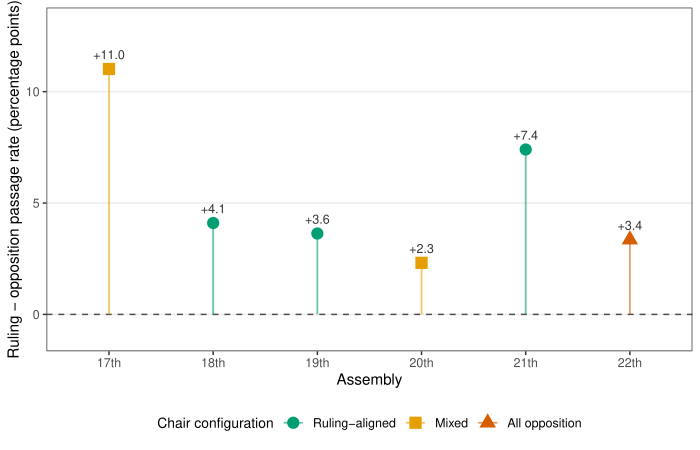

Reproduce this figure in R.
#!/usr/bin/env Rscript
# Figure 4: Ruling-Party Passage Advantage by Assembly and Chair Configuration
#
# Computed from KNA parquet data:
#   - master_bills_{17..22}.parquet: bill-level outcomes (passed 0/1)
#   - members_{17..22}.parquet: legislator party metadata
#
# For each member-sponsored bill, classify the chief sponsor's party as
# "ruling" or "opposition" based on who occupied the Blue House at the
# bill's proposal date (ppsl_dt). Compute per-assembly passage rates for
# ruling vs opposition bills, and the difference (ruling - opposition).
#
# Chair configuration is public knowledge about committee chair allocation
# in each assembly, not derivable from the parquet files. Encoded here
# exactly as described in the paper: 17th and 20th are "mixed"; 18th, 19th,
# 21st have chairs dominated by the ruling coalition; 22nd has all chairs
# held by the opposition (unprecedented configuration under Yoon).

suppressPackageStartupMessages({
  library(arrow)
  library(dplyr)
  library(ggplot2)
  library(tidyr)
})

data_dir <- "/Users/kyusik/Desktop/kyusik-github/kna/data/processed"
out_pdf  <- "/Users/kyusik/Desktop/kyusik-claude/kna-research-agents/articles/figures/2026-04-08_r11/fig_4.pdf"

# ---- Load bills and members -------------------------------------------------
assemblies <- 17:22

read_bills <- function(a) {
  f <- file.path(data_dir, sprintf("master_bills_%d.parquet", a))
  read_parquet(f, col_select = c("bill_id", "age", "ppsr_kind",
                                 "rst_mona_cd", "ppsl_dt", "passed"))
}
read_members <- function(a) {
  f <- file.path(data_dir, sprintf("members_%d.parquet", a))
  read_parquet(f, col_select = c("mona_cd", "age", "party"))
}

bills   <- bind_rows(lapply(assemblies, read_bills))
members <- bind_rows(lapply(assemblies, read_members))

# ---- Party-family classification -------------------------------------------
# Liberal/Democratic-camp party names observed in KNA members files
liberal_parties <- c(
  "열린우리당", "우리당", "민주당", "새천년민주당", "대통합민주신당",
  "통합민주당", "민주통합당", "새정치민주연합", "더불어민주당",
  "더불어시민당", "더불어민주연합", "열린민주당"
)
# Conservative-camp party names
conservative_parties <- c(
  "한나라당", "친박연대", "자유선진당", "국민중심당",
  "새누리당", "미래통합당", "미래한국당", "자유한국당",
  "국민의힘", "국민의미래", "바른미래당"
)

classify_camp <- function(p) {
  ifelse(p %in% liberal_parties, "liberal",
  ifelse(p %in% conservative_parties, "conservative", "other"))
}

members <- members %>% mutate(camp = classify_camp(party))

# ---- Determine ruling camp at each bill's proposal date ---------------------
# Blue House transitions:
#   - Roh (liberal) to 2008-02-25
#   - Lee (conservative) 2008-02-25 to 2013-02-25
#   - Park (conservative) 2013-02-25 to 2017-05-10
#   - Moon (liberal) 2017-05-10 to 2022-05-10
#   - Yoon (conservative) 2022-05-10 onward
ruling_camp_on <- function(d) {
  d <- as.Date(d)
  out <- rep(NA_character_, length(d))
  out[!is.na(d) & d <  as.Date("2008-02-25")] <- "liberal"
  out[!is.na(d) & d >= as.Date("2008-02-25") & d <  as.Date("2017-05-10")] <- "conservative"
  out[!is.na(d) & d >= as.Date("2017-05-10") & d <  as.Date("2022-05-10")] <- "liberal"
  out[!is.na(d) & d >= as.Date("2022-05-10")] <- "conservative"
  out
}

bills <- bills %>%
  mutate(ruling_camp = ruling_camp_on(ppsl_dt))

# ---- Keep only member-sponsored bills with a classifiable sponsor ----------
ml <- bills %>%
  filter(ppsr_kind == "의원", !is.na(rst_mona_cd), !is.na(ruling_camp)) %>%
  left_join(members %>% select(mona_cd, age, camp),
            by = c("rst_mona_cd" = "mona_cd", "age" = "age")) %>%
  filter(camp %in% c("liberal", "conservative")) %>%
  mutate(side = ifelse(camp == ruling_camp, "ruling", "opposition"))

# ---- Per-assembly passage rates --------------------------------------------
rates <- ml %>%
  group_by(age, side) %>%
  summarise(n = n(),
            pass = sum(passed == 1, na.rm = TRUE),
            .groups = "drop") %>%
  mutate(rate = pass / n)

gap_tbl <- rates %>%
  select(age, side, rate) %>%
  pivot_wider(names_from = side, values_from = rate) %>%
  mutate(advantage_pp = 100 * (ruling - opposition))

# ---- Chair configuration (public record, not in parquet) -------------------
chair_cfg <- tibble::tribble(
  ~age, ~chair_config,
  17L, "Mixed",
  18L, "Ruling-aligned",
  19L, "Ruling-aligned",
  20L, "Mixed",
  21L, "Ruling-aligned",
  22L, "All opposition"
)

plot_df <- gap_tbl %>%
  left_join(chair_cfg, by = "age") %>%
  mutate(
    chair_config = factor(chair_config,
                          levels = c("Ruling-aligned", "Mixed", "All opposition")),
    assembly_lbl = paste0(age, "th")
  )

# ---- Plot -------------------------------------------------------------------
okabe <- c("#E69F00","#56B4E9","#009E73","#0072B2","#D55E00","#CC79A7","#000000")
# Ruling-aligned = green, Mixed = grey/yellow, All opposition = red
shape_map <- c("Ruling-aligned" = 16, "Mixed" = 15, "All opposition" = 17)
color_map <- c("Ruling-aligned" = okabe[3],
               "Mixed"          = okabe[1],
               "All opposition" = okabe[5])

p <- ggplot(plot_df, aes(x = factor(age), y = advantage_pp)) +
  geom_hline(yintercept = 0, linetype = "dashed", colour = "grey30") +
  geom_segment(aes(xend = factor(age), y = 0, yend = advantage_pp,
                   colour = chair_config),
               linewidth = 0.6, alpha = 0.6) +
  geom_point(aes(colour = chair_config, shape = chair_config), size = 3.8) +
  geom_text(aes(label = sprintf("%+.1f", advantage_pp)),
            vjust = -1.1, size = 3.1, colour = "grey20") +
  scale_x_discrete(labels = function(x) paste0(x, "th")) +
  scale_y_continuous(
    expand = expansion(mult = c(0.15, 0.25))
  ) +
  scale_colour_manual(values = color_map, name = "Chair configuration") +
  scale_shape_manual(values = shape_map, name = "Chair configuration") +
  labs(
    x = "Assembly",
    y = "Ruling - opposition passage rate (percentage points)"
  ) +
  theme_bw(base_size = 11) +
  theme(
    panel.grid.minor = element_blank(),
    panel.grid.major.x = element_blank(),
    legend.position = "bottom",
    legend.title = element_text(size = 10),
    legend.text  = element_text(size = 9)
  )

# Use base pdf device to avoid cairo dependency on macOS
ggsave(out_pdf, plot = p, width = 7, height = 4.5, device = "pdf")
